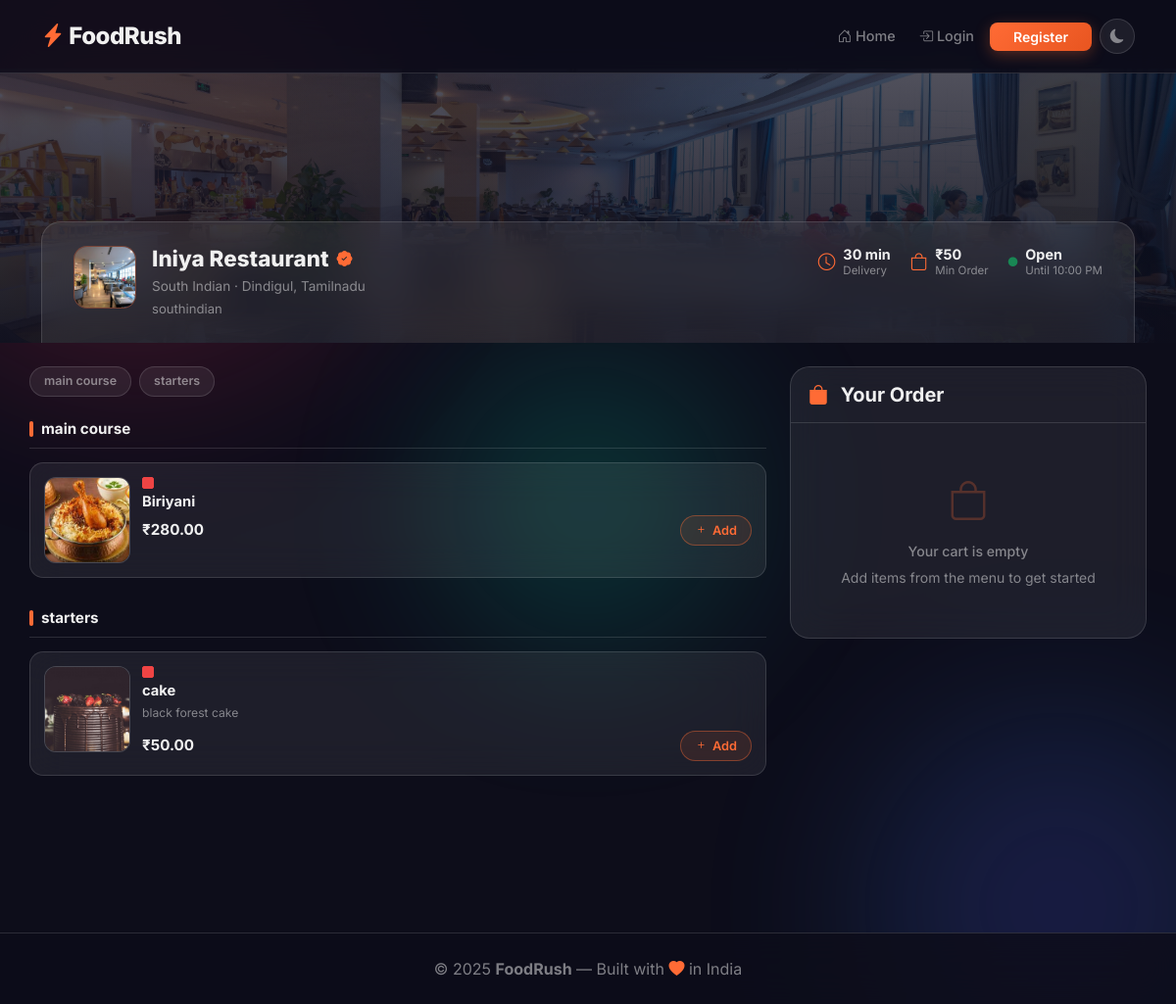
/orders/restaurant/2/, run on the app's committed database.
### restaurants/models.py (models this page shows, shortened)
class RestaurantProfile(models.Model):
    CUISINE_CHOICES = [
        ('indian',      'Indian'),
        ('chinese',     'Chinese'),
        ('continental', 'Continental'),
        ('italian',     'Italian'),
        ('mexican',     'Mexican'),
        ('fast_food',   'Fast Food'),
        ('south_indian','South Indian'),
        ('north_indian','North Indian'),
        ('bakery',      'Bakery & Desserts'),
        ('beverages',   'Beverages'),
        ('other',       'Other'),
    ]
    VERIFICATION_STATUS = [
        ('pending',   'Pending Review'),
        ('approved',  'Approved'),
        ('rejected',  'Rejected'),
        ('suspended', 'Suspended'),
    ]
    user = models.OneToOneField(
        settings.AUTH_USER_MODEL,
        on_delete=models.CASCADE,
        related_name='restaurant_profile'
    )
    restaurant_name  = models.CharField(max_length=150)
    owner_name       = models.CharField(max_length=100)
    owner_email      = models.EmailField()
    owner_phone      = models.CharField(max_length=15)
    alternate_phone  = models.CharField(max_length=15, blank=True)
    cuisine_type     = models.CharField(max_length=30, choices=CUISINE_CHOICES, default='other')
    description      = models.TextField(blank=True)
    cover_image      = models.ImageField(
        upload_to=restaurant_image_path,
        blank=True, null=True
    )
    address_line1 = models.CharField(max_length=255)
    address_line2 = models.CharField(max_length=255, blank=True)
    city          = models.CharField(max_length=100)
    state         = models.CharField(max_length=100)
    pincode       = models.CharField(max_length=10)
    landmark      = models.CharField(max_length=150, blank=True)
    fssai_license_number   = models.CharField(max_length=20, unique=True)
    business_license_number= models.CharField(max_length=50, blank=True)
    gst_number             = models.CharField(max_length=20, blank=True)
    pan_number             = models.CharField(max_length=15, blank=True)
    opening_time   = models.TimeField(default='09:00')
    closing_time   = models.TimeField(default='22:00')
    avg_delivery_time = models.PositiveIntegerField(
        default=30, help_text="Average delivery time in minutes"
    )
    min_order_amount  = models.DecimalField(
        max_digits=8, decimal_places=2, default=0.00
    )
    is_open = models.BooleanField(default=True)
    accepts_online_orders = models.BooleanField(default=True)
    total_orders = models.PositiveIntegerField(default=0)
    is_verified         = models.BooleanField(default=False)
    verification_status = models.CharField(
        max_length=20,
        choices=VERIFICATION_STATUS,
        default='pending'
    )
    rejection_reason    = models.TextField(blank=True)
    verified_at         = models.DateTimeField(null=True, blank=True)
    verified_by         = models.ForeignKey(
        settings.AUTH_USER_MODEL,
        on_delete=models.SET_NULL,
        null=True, blank=True,
        related_name='verified_restaurants'
    )
    submitted_at = models.DateTimeField(auto_now_add=True)
    updated_at   = models.DateTimeField(auto_now=True)
    class Meta:
        verbose_name        = 'Restaurant Profile'
        verbose_name_plural = 'Restaurant Profiles'
        ordering            = ['-submitted_at']

class MenuCategory(models.Model):
    restaurant = models.ForeignKey(
        RestaurantProfile,
        on_delete=models.CASCADE,
        related_name='menu_categories'
    )
    name       = models.CharField(max_length=100)
    sort_order = models.PositiveIntegerField(default=0)
    class Meta:
        verbose_name_plural = 'Menu Categories'
        ordering            = ['sort_order', 'name']

class MenuItem(models.Model):
    ITEM_TYPE = [
        ('veg',     'Vegetarian'),
        ('nonveg',  'Non-Vegetarian'),
        ('vegan',   'Vegan'),
    ]
    restaurant   = models.ForeignKey(
        RestaurantProfile,
        on_delete=models.CASCADE,
        related_name='menu_items'
    )
    menu_category = models.ForeignKey(
    'MenuCategory',
    on_delete=models.SET_NULL,
    null=True, blank=True,
    related_name='items'
    )
    name         = models.CharField(max_length=150)
    description  = models.TextField(blank=True)
    price        = models.DecimalField(max_digits=8, decimal_places=2)
    image        = models.ImageField(
        upload_to='menu_items/', blank=True, null=True
    )
    item_type    = models.CharField(
        max_length=10, choices=ITEM_TYPE, default='veg'
    )
    is_available = models.BooleanField(default=True)
    is_featured  = models.BooleanField(default=False)
    created_at   = models.DateTimeField(auto_now_add=True)
    class Meta:
        ordering = ['name']

### orders/views.py (the view)
def restaurant_detail(request, pk):
    restaurant = get_object_or_404(
        RestaurantProfile, pk=pk, is_verified=True
    )
    from django.utils import timezone
    from restaurants.models import Offer
    from django.db.models import Q
    now = timezone.now()
    active_offers = Offer.objects.filter(
        restaurant=restaurant,
        is_active=True,
    ).filter(
        Q(valid_until__isnull=True) | Q(valid_until__gt=now)
    )
    categories    = MenuCategory.objects.filter(
        restaurant=restaurant
    ).prefetch_related('items')
    uncategorized = MenuItem.objects.filter(
        restaurant=restaurant,
        menu_category=None,
        is_available=True
    )
    cart_item_map = {}
    if request.user.is_authenticated and \
       request.user.role == 'customer':
        cart = get_or_create_cart(request.user)
        if cart.restaurant == restaurant:
            for ci in cart.items.select_related('menu_item').all():
                cart_item_map[ci.menu_item.id] = ci.quantity
    return render(request, 'orders/restaurant_details.html', {
        'restaurant':    restaurant,
        'categories':    categories,
        'uncategorized': uncategorized,
        'cart_item_map': cart_item_map,
        'active_offers': active_offers,
    })

### templates/orders/restaurant_details.html (shortened to what this page needs)
{% extends 'base.html' %}
{% load static %}
{% block extra_css %}
<link rel="stylesheet" href="{% static 'style/customer.css' %}">
{% endblock %}
{% block content %}
<div style="padding-top: 70px;">
<div class="rest-hero">
    {% if restaurant.cover_image %}
    <img src="{{ restaurant.cover_image.url }}"
         alt="{{ restaurant.restaurant_name }}"
         class="rest-hero-img">
    {% endif %}
    <div class="rest-hero-overlay"></div>
    <div class="container rest-hero-content">
        <div class="rest-info-card">
            <div class="rest-info-left">
                <div class="rest-logo">
                    {% if restaurant.cover_image %}
                    <img src="{{ restaurant.cover_image.url }}"
                         alt="{{ restaurant.restaurant_name }}">
                    {% else %}
                    <i class="bi bi-shop"></i>
                    {% endif %}
                </div>
                <div>
                    <div class="d-flex align-items-center gap-2 mb-1">
                        <h1 class="rest-title">
                            {{ restaurant.restaurant_name }}
                        </h1>
                        <i class="bi bi-patch-check-fill text-accent"
                           title="Verified"></i>
                    </div>
                    <p class="rest-cuisine">
                        {{ restaurant.get_cuisine_type_display }}
                        · {{ restaurant.city }}, {{ restaurant.state }}
                    </p>
                    {% if restaurant.description %}
                    <p class="rest-desc">{{ restaurant.description }}</p>
                    {% endif %}
                </div>
            </div>
            <div class="rest-info-right">
                <div class="rest-stat">
                    <i class="bi bi-clock text-accent"></i>
                    <div>
                        <span class="stat-val">
                            {{ restaurant.avg_delivery_time }} min
                        </span>
                        <span class="stat-lbl">Delivery</span>
                    </div>
                </div>
                <div class="rest-stat">
                    <i class="bi bi-bag text-accent"></i>
                    <div>
                        <span class="stat-val">
                            ₹{{ restaurant.min_order_amount|floatformat:0 }}
                        </span>
                        <span class="stat-lbl">Min Order</span>
                    </div>
                </div>
                <div class="rest-stat">
                    <i class="bi bi-circle-fill
                        {% if restaurant.is_open %}text-success
                        {% else %}text-danger{% endif %}"
                       style="font-size:0.6rem;">
                    </i>
                    <div>
                        <span class="stat-val">
                            {% if restaurant.is_open %}Open{% else %}Closed{% endif %}
                        </span>
                        <span class="stat-lbl">
                            Until {{ restaurant.closing_time|time:"g:i A" }}
                        </span>
                    </div>
                </div>
            </div>
        </div>
    </div>
</div>
<div class="container menu-layout">
<div class="row g-4">
    <div class="col-lg-8">
        {% if categories %}
        <div class="menu-cat-jump mb-4">
            {% for cat in categories %}
            {% if cat.items.all %}
            <a href="#cat-{{ cat.pk }}"
               class="cat-jump-pill">
                {{ cat.name }}
            </a>
            {% endif %}
            {% endfor %}
        </div>
        {% endif %}
        {% for cat in categories %}
        {% if cat.items.all %}
        <div class="menu-section" id="cat-{{ cat.pk }}">
            <h5 class="menu-section-title">{{ cat.name }}</h5>
            <div class="menu-items-list">
                {% for item in cat.items.all %}
                {% if item.is_available %}
                {% include 'orders/_menu_item_card.html' %}
                {% endif %}
                {% endfor %}
            </div>
        </div>
        {% endif %}
        {% endfor %}
    </div>
    <div class="col-lg-4">
        <div class="cart-sidebar" id="cartSidebar">
            <div class="cart-sidebar-header">
                <h5 class="fw-700 mb-0">
                    <i class="bi bi-bag-fill text-accent me-2"></i>
                    Your Order
                </h5>
            </div>
            <div class="cart-sidebar-body" id="cartBody">
                {% if cart and not cart.is_empty and cart.restaurant.pk == restaurant.pk %}
                    {% include 'orders/_cart_sidebar.html' %}
                {% else %}
                    <div class="cart-empty-state" id="cartEmptyState">
                        <i class="bi bi-bag"></i>
                        <p>Your cart is empty</p>
                        <small style="color:var(--text-muted);">
                            Add items from the menu to get started
                        </small>
                    </div>
                {% endif %}
            </div>
        </div>
    </div>
</div>
</div>
</div>
{% endblock %}

### templates/orders/_menu_item_card.html (shortened to what this page needs)
{% load cart_tag %}
{% load static %}
<div class="menu-item-card" data-item-id="{{ item.pk }}"
     id="menuItem{{ item.pk }}">
    {% if item.image %}
    <div class="mcard-img">
        <img src="{{ item.image.url }}" alt="{{ item.name }}">
    </div>
    {% endif %}
    <div class="mcard-content">
        <div class="mcard-header">
            <span class="veg-dot
                {% if item.item_type == 'veg' %}veg
                {% elif item.item_type == 'vegan' %}vegan
                {% else %}nonveg{% endif %}"
                  title="{{ item.get_item_type_display }}">
            </span>
        </div>
        <h6 class="mcard-name">{{ item.name }}</h6>
        {% if item.description %}
        <p class="mcard-desc">
            {{ item.description|truncatechars:80 }}
        </p>
        {% endif %}
        <div class="mcard-footer">
            <span class="mcard-price">₹{{ item.price }}</span>
            {% if user.is_authenticated and user.role == 'customer' %}
            <div class="mcard-controls" id="controls{{ item.pk }}">
                {% if cart_item_map|default_if_none:"" %}
                    {% if item.pk in cart_item_map %}
                    <div class="qty-controls active">
                        <button class="qty-btn minus"
                                onclick="removeItem({{ item.pk }})">
                            <i class="bi bi-dash"></i>
                        </button>
                        <span class="qty-value"
                              id="qty{{ item.pk }}">
                            {{ cart_item_map|get_item:item.pk }}
                        </span>
                        <button class="qty-btn plus"
                                onclick="addItem({{ item.pk }})">
                            <i class="bi bi-plus"></i>
                        </button>
                    </div>
                    {% else %}
                    <button class="btn-add-item"
                            onclick="addItem({{ item.pk }})">
                        <i class="bi bi-plus"></i> Add
                    </button>
                    {% endif %}
                {% else %}
                <button class="btn-add-item"
                        onclick="addItem({{ item.pk }})">
                    <i class="bi bi-plus"></i> Add
                </button>
                {% endif %}
            </div>
            {% else %}
            <a href="{% url 'login' %}" class="btn-add-item">
                <i class="bi bi-plus"></i> Add
            </a>
            {% endif %}
        </div>
    </div>
</div>

### data on the page
RestaurantProfile: cover_image (picture), restaurant_name "Iniya Restaurant", cuisine_type "South Indian", city "Dindigul", state "Tamilnadu", description "southindian", avg_delivery_time "30", min_order_amount "50", closing_time "10:00 PM"
MenuCategory: name "main course"
MenuCategory: name "starters"
MenuItem: image (picture), name "Biriyani", price "280.00"
MenuItem: image (picture), name "cake", description "black forest cake", price "50.00"
